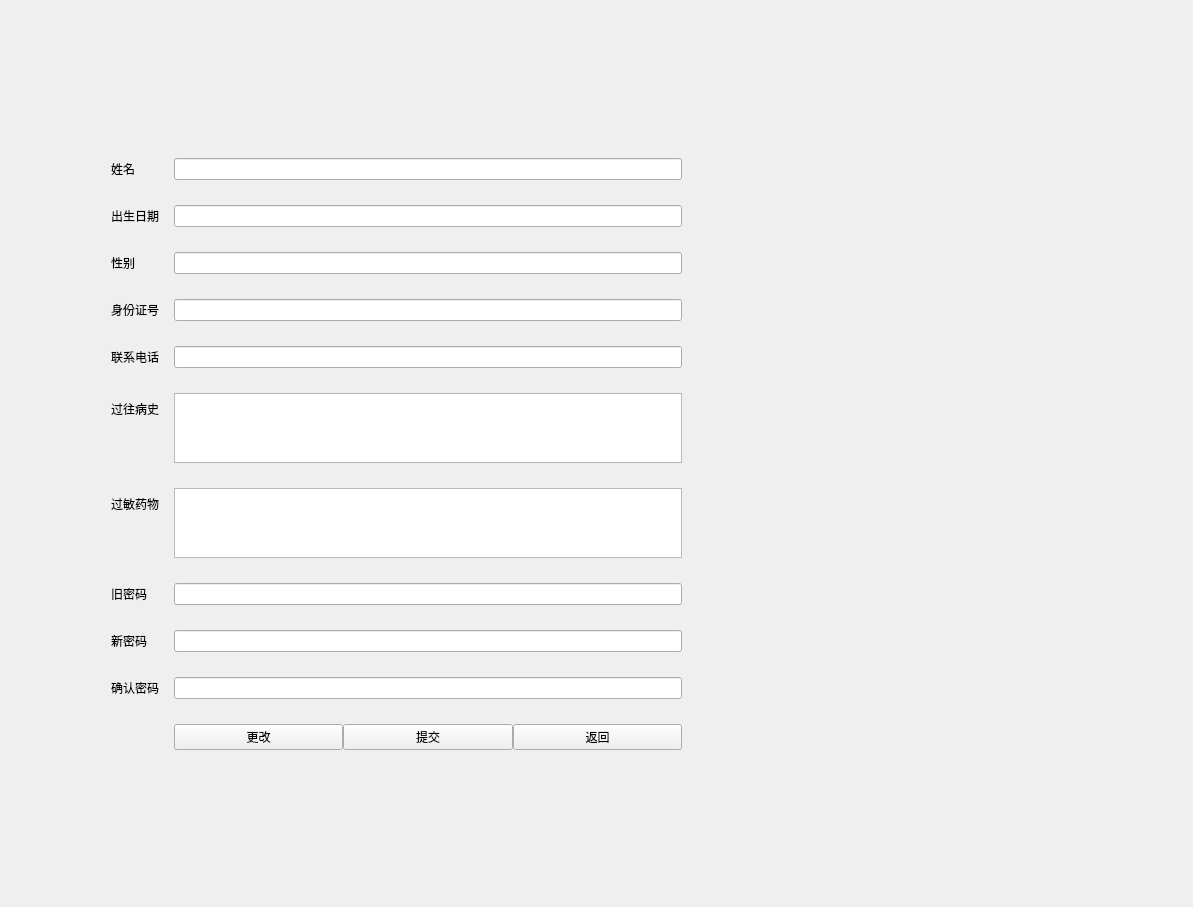
<?xml version="1.0" encoding="UTF-8"?>
<ui version="4.0">
 <class>PatientEditPersonalInformation</class>
 <widget class="QWidget" name="PatientEditPersonalInformation">
  <property name="geometry">
   <rect>
    <x>0</x>
    <y>0</y>
    <width>1193</width>
    <height>907</height>
   </rect>
  </property>
  <property name="windowTitle">
   <string>个人信息</string>
  </property>
  <property name="styleSheet">
   <string notr="true">#PatientEditPersonalInformation{border-image: url(:/images/06.jpg);}</string>
  </property>
  <layout class="QGridLayout" name="gridLayout">
   <item row="0" column="0">
    <layout class="QVBoxLayout" name="verticalLayout" stretch="1,2,1">
     <property name="spacing">
      <number>15</number>
     </property>
     <property name="leftMargin">
      <number>100</number>
     </property>
     <property name="topMargin">
      <number>100</number>
     </property>
     <property name="rightMargin">
      <number>500</number>
     </property>
     <property name="bottomMargin">
      <number>100</number>
     </property>
     <item>
      <widget class="QLabel" name="label_10">
       <property name="text">
        <string/>
       </property>
      </widget>
     </item>
     <item>
      <layout class="QFormLayout" name="formLayout">
       <property name="horizontalSpacing">
        <number>15</number>
       </property>
       <property name="verticalSpacing">
        <number>25</number>
       </property>
       <item row="0" column="0">
        <widget class="QLabel" name="label">
         <property name="text">
          <string>姓名</string>
         </property>
        </widget>
       </item>
       <item row="0" column="1">
        <widget class="QLineEdit" name="name"/>
       </item>
       <item row="1" column="0">
        <widget class="QLabel" name="label_2">
         <property name="text">
          <string>出生日期</string>
         </property>
        </widget>
       </item>
       <item row="1" column="1">
        <widget class="QLineEdit" name="age"/>
       </item>
       <item row="2" column="0">
        <widget class="QLabel" name="label_3">
         <property name="text">
          <string>性别</string>
         </property>
        </widget>
       </item>
       <item row="2" column="1">
        <widget class="QLineEdit" name="gender"/>
       </item>
       <item row="3" column="0">
        <widget class="QLabel" name="label_4">
         <property name="text">
          <string>身份证号</string>
         </property>
        </widget>
       </item>
       <item row="3" column="1">
        <widget class="QLineEdit" name="IDnumber"/>
       </item>
       <item row="4" column="0">
        <widget class="QLabel" name="label_5">
         <property name="text">
          <string>联系电话</string>
         </property>
        </widget>
       </item>
       <item row="4" column="1">
        <widget class="QLineEdit" name="phone"/>
       </item>
       <item row="7" column="0">
        <widget class="QLabel" name="label_6">
         <property name="text">
          <string>旧密码</string>
         </property>
        </widget>
       </item>
       <item row="7" column="1">
        <widget class="QLineEdit" name="lineEdit">
         <property name="echoMode">
          <enum>QLineEdit::Password</enum>
         </property>
        </widget>
       </item>
       <item row="8" column="0">
        <widget class="QLabel" name="label_7">
         <property name="text">
          <string>新密码</string>
         </property>
        </widget>
       </item>
       <item row="8" column="1">
        <widget class="QLineEdit" name="lineEdit_2">
         <property name="echoMode">
          <enum>QLineEdit::Password</enum>
         </property>
        </widget>
       </item>
       <item row="9" column="0">
        <widget class="QLabel" name="label_8">
         <property name="text">
          <string>确认密码</string>
         </property>
        </widget>
       </item>
       <item row="9" column="1">
        <widget class="QLineEdit" name="lineEdit_3">
         <property name="echoMode">
          <enum>QLineEdit::Password</enum>
         </property>
        </widget>
       </item>
       <item row="10" column="1">
        <layout class="QHBoxLayout" name="horizontalLayout">
         <item>
          <widget class="QPushButton" name="pushButton">
           <property name="text">
            <string>更改</string>
           </property>
          </widget>
         </item>
         <item>
          <widget class="QPushButton" name="pushButton_2">
           <property name="text">
            <string>提交</string>
           </property>
          </widget>
         </item>
         <item>
          <widget class="QPushButton" name="pushButton_3">
           <property name="text">
            <string>返回</string>
           </property>
          </widget>
         </item>
        </layout>
       </item>
       <item row="5" column="0">
        <widget class="QLabel" name="label_11">
         <property name="text">
          <string>过往病史</string>
         </property>
        </widget>
       </item>
       <item row="5" column="1">
        <widget class="QTextEdit" name="textEdit"/>
       </item>
       <item row="6" column="0">
        <widget class="QLabel" name="label_12">
         <property name="text">
          <string>过敏药物</string>
         </property>
        </widget>
       </item>
       <item row="6" column="1">
        <widget class="QTextEdit" name="textEdit_2"/>
       </item>
      </layout>
     </item>
     <item>
      <widget class="QLabel" name="label_9">
       <property name="text">
        <string/>
       </property>
      </widget>
     </item>
    </layout>
   </item>
  </layout>
 </widget>
 <resources/>
 <connections/>
</ui>
